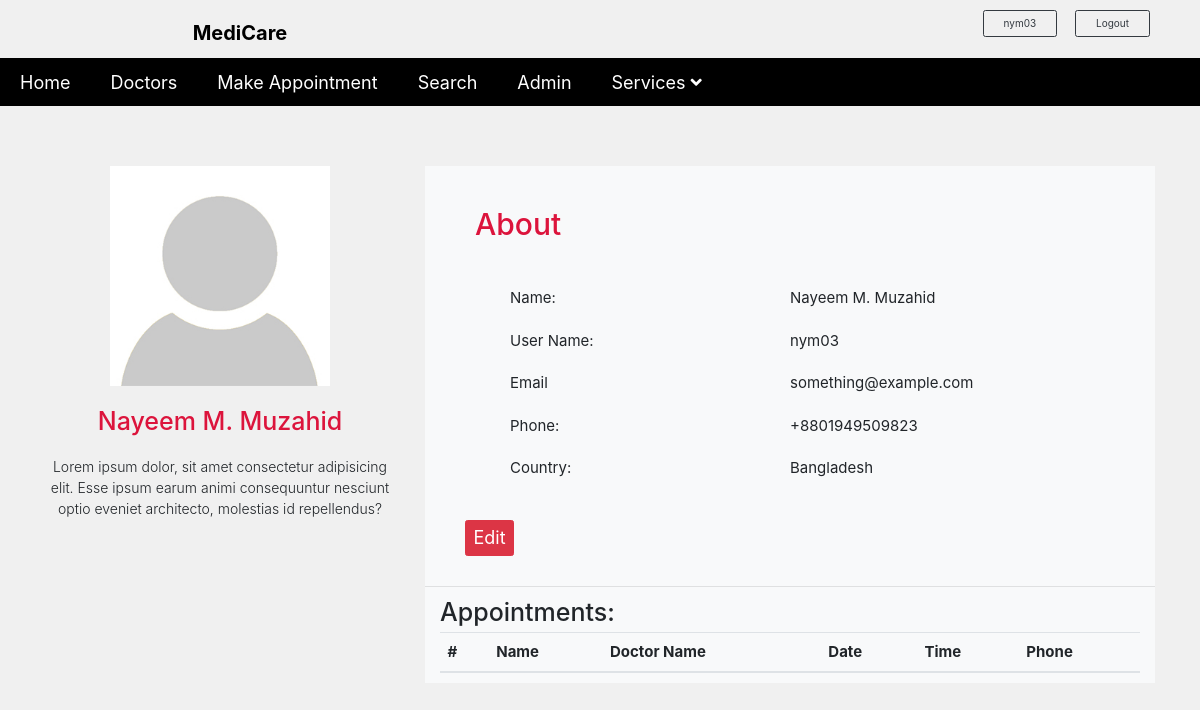
Before: /userProfile.php (signed in) with the older database file.
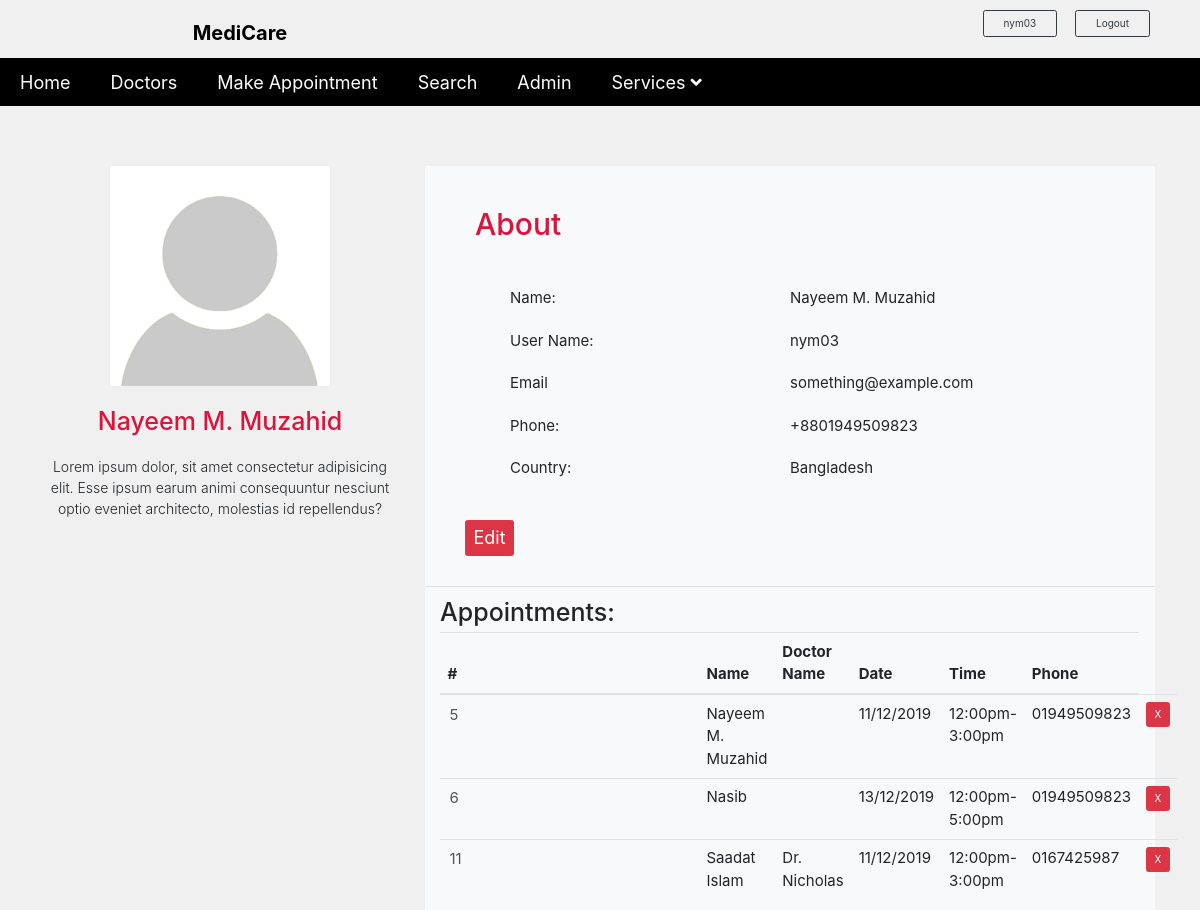
After: the same page with the newer database file.
### tables this page shows
CREATE TABLE `users` (
  `userID` int(255) NOT NULL,
  `userFullName` varchar(255) NOT NULL,
  `userName` varchar(255) NOT NULL,
  `userEmail` varchar(255) NOT NULL,
  `userPassword` varchar(255) NOT NULL,
  `userPhone` varchar(255) NOT NULL,
  `userImg` varchar(255) NOT NULL
);

CREATE TABLE `appointment` (
  `ID` int(255) NOT NULL,
  `user_fullname` varchar(255) NOT NULL,
  `doc_Name` varchar(255) NOT NULL,
  `docDate` varchar(255) NOT NULL,
  `docTime` varchar(255) NOT NULL,
  `userEmail` varchar(255) NOT NULL,
  `userPhone` varchar(255) NOT NULL,
  `userDescription` varchar(255) NOT NULL,
  `userID` int(255) NOT NULL,
  `doc_ID` int(255) NOT NULL
);

### userProfile.php (the view, shortened to what this page needs)
<?php
require 'includes/dbh.inc.php';
if (isset($_SESSION['username']) == true) {
    $userID = $_SESSION['username'];
    $query = "SELECT * from users WHERE username ='$userID'; ";
    $result3 = mysqli_query($conn, $query);
    $row = mysqli_fetch_array($result3);
    $id = $row['userID'];
    $query2 = "SELECT * from appointment where userID=$id";
    $result4 = mysqli_query($conn, $query2);
    $userQuery = "SELECT * FROM users where userID=$id";
    if ($userResult = mysqli_query($conn, $userQuery)) {
        $userRow = mysqli_fetch_assoc($userResult);
        ?>
<!DOCTYPE html>
<html lang="en">
<head>
    <link rel="stylesheet" href="css/all.min.css" />
    <link rel="stylesheet" href="css/bootstrap.min.css" />
    <link rel="stylesheet" href="css/owl.carousel.css" />
    <link rel="stylesheet" href="css/owl.theme.default.min.css" />
    <link rel="stylesheet" href="css/index.css" type="text/css" />
    <link rel="stylesheet" href="css/index1Res.css" type="text/css" />
    <link rel="stylesheet" href="css/userProfile.css" type="text/css">
</head>
<body>
    <header class="header-area">
        <?php include 'logo.inc.php' ?>
    </header>
    <section class="users">
        <div class="container">
            <div class="row mt-5 pt-5">
                <div class="col-md-4 ">
                    <div class="userImg text-sm-center text-center">
                        <img src="img/author.jpg" alt="user">
                        <h4><?php echo $userRow['userFullName'] ?></h4>
                        <p class="lead mb-5">Lorem ipsum dolor, sit amet consectetur adipisicing elit. Esse ipsum earum animi consequuntur nesciunt optio eveniet architecto, molestias id repellendus?</p>
                    </div>
                </div>
                <div class="col-md-8">
                    <div class="userProfile bg-light">
                        <div class="row ">
                            <div class="col-md-12 ">
                                <h4 class="aboutHeader">About</h4>
                                <div class="userProfileInfo">
                                    <div class="row">
                                        <div class="col-md-6 col-sm-6 col-6 userProfileInfoMargin1">
                                            <div class="userProfileTag">
                                                <p class="userFullName">Name:
                                                </p>
                                                <p class="userName">User Name:</p>
                                                <p class="userEmail">Email </p>
                                                <p class="userPhone">Phone: </p>
                                                <p class="userPhone">
                                                    Country:
                                                </p>
                                            </div>
                                        </div>
                                        <div class="col-md-6 col-sm-6 col-6 userProfileInfoMargin2">
                                            <div class="userProfileTagValue">
                                                <p class="userFullName"><?php echo $userRow['userFullName'] ?>
                                                </p>
                                                <p class="userName"><?php echo $userRow['userName'] ?></p>
                                                <p class="userEmail"><?php echo $userRow['userEmail'] ?></p>
                                                <p class="userPhone">+8801949509823 </p>
                                                <p class="userPhone">
                                                    Bangladesh
                                                </p>
                                            </div>
                                        </div>
                                    </div>
                                    <div class="edit">
                                        <a href="#" class="btn btn-danger editButton">Edit</a>
                                    </div>
                                    <hr>
                                    <?php } ?>
                                </div>
                                <div class="col-md-12">
                                    <h1>Appointments: </h1>
                                    <div class="table-responsive-sm table-responsive-md table-responsive-lg">
                                        <table class="table tableInfo">
                                            <thead>
                                                <tr>
                                                    <th scope="col">#</th>
                                                    <th scope="col">Name</th>
                                                    <th scope="col">Doctor Name</th>
                                                    <th scope="col">Date</th>
                                                    <th scope="col">Time</th>
                                                    <th scope="col">Phone</th>
                                                </tr>
                                            </thead>
                                            <tbody>
                                                <?php while ($rowCount = mysqli_fetch_array($result4)) { ?>
                                                <tr>
                                                <form action='includes/deleteAppoint.inc.php' method=POST>
                                                    <td><input type="text" name="id" value="<?php echo $rowCount['ID'] ?>"disabled="disabled">
                                                    </td>
                                                    <td><?php echo $rowCount['user_fullname'] ?></td>
                                                    <td><?php echo $rowCount['doc_Name'] ?></td>
                                                    <td><?php echo $rowCount['docDate'] ?></td>
                                                    <td><?php echo $rowCount['docTime'] ?></td>
                                                    <td><?php echo $rowCount['userPhone'] ?></td>
                                                    <td>
                                                    <input class="btn btn-danger" type="submit" name="submit" value="X"></td>
                                                    </form>
                                                </tr>
                                                <?php } ?>
                                            </tbody>
                                        </table>
                                    </div>
                                </div>
                            </div>
                        </div>
                    </div>
                </div>
            </div>
        </div>
        <?php } ?>
    </section>
</body>
</html>

### logo.inc.php
<body>
    <div class="logo-bar">
        <div class="logo"><a href="index.php">MediCare</a></div>
        <div class="signin text-right">
            <?php
            if (isset($_SESSION['username'])) {
                include 'includes/dbh.inc.php';
                $user = $_SESSION['username'];
                $query = "SELECT * FROM users WHERE username ='$user';";
                $result = mysqli_query($conn, $query);
                $row = mysqli_fetch_array($result);
                $userName = $row['userName'];
                echo '<a href="userProfile.php" class="btn btn-outline-dark ">' . $userName . ' </a>
          <a href="includes/logout.inc.php" class="btn btn-outline-dark"> Logout</a>';
            } else if(isset($_SESSION['name'])){
                echo '<a href="userProfile.php" class="btn btn-outline-dark ">' . $_SESSION['name'] . ' </a>
                <a href="includes/logout.inc.php" class="btn btn-outline-dark"> Logout</a>';
            }
            else {
                echo ' <a href="login.php" class="btn btn-outline-dark "> Login</a>
              <a href="signup.php" class="btn btn-outline-dark"> Register</a>';
            }
            ?>
        </div>
    </div>
    <?php include 'menu.inc.php'; ?>

### menu.inc.php (shortened to what this page needs)
<!DOCTYPE html>
<html lang="en">
<head>
</head>
<body>
  <div class="menu-search">
    <nav class="main-menu">
      <ul class="text-center">
        <li><a href="index.php">home</a></li>
        <li><a href="doctorList.php">doctors</a></li>
        <li>
          <a href="doctorList.php">make appointment</a>
        </li>
        <li>
          <a href="search.php">search</a>
        </li>
        <li><a href="Alogin.php">admin</a></li>
        <li><a href="javascript:void(0)">Services</a>
        </li>
      </ul>
    </nav>
  </div>
</body>
</html>

### css/index.css (style rules this page uses)
body { margin: 0; padding: 0; }
.header-area .logo-bar { overflow: hidden; padding: 10px 0; border-bottom: 1px solid black; overflow: hidden; }
.header-area .logo-bar .logo { float: left; width: 40%; text-align: center; }
.header-area .logo-bar .logo a { text-decoration: none; color: black; display: inline-block; margin-top: 8px; font-size: 20px; font-weight: bold; }
.header-area .logo-bar .signin { float: right; width: 60%; }
.header-area .logo-bar .signin a:last-child { margin-right: 50px; }
.header-area .logo-bar .signin .btn { margin-left: 15px; padding: 5px 20px; }
.main-menu { background-color: #000; }
.main-menu ul { list-style: none; padding: 0; margin: 0; }
.main-menu ul li { float: left; position: relative; z-index: 100000; }
.main-menu::after { content: ' '; display: block; clear: both; }
.main-menu ul li a { display: block; text-decoration: none; color: #fff; padding: 10px 20px; text-transform: capitalize; font-size: 18px; }

### css/userProfile.css (style rules this page uses)
body { padding: 0; margin: 0; background-color: #F0F0F0; }
html { font-size: 10px; }
.userImg img { width: 22rem; height: 22rem; }
.userImg h4 { font-size: 2.5rem; margin: 2rem 0; color: crimson; }
.userImg p { font-size: 1.4rem; }
.userProfileInfoMargin1 { padding-left: 10rem; }
.userProfileInfoMargin2 { padding-left: 0rem; }
.userProfile .aboutHeader { font-size: 3rem; padding: 4rem 0 2rem 5rem; color: crimson; }
.userProfileInfo .userFullName { font-size: 1.5rem; margin: 2rem 0; }
.userProfileInfo .userName { font-size: 1.5rem; margin-bottom: 2rem; }
.userProfileInfo .userEmail { font-size: 1.5rem; margin-bottom: 2rem; }
.userProfileInfo .userPhone { font-size: 1.5rem; margin-bottom: 2rem; }
.edit .editButton { display: inline-block; margin: 2rem 0 2rem 4rem; font-size: 1.8rem; }
.tableInfo { font-size: 1.5rem; }

### userProfile.php (style rules this page uses)
input { background-color: #F8F9FA; border: none; }

Changed rows visible on the page:
added appointment: id "5", user_fullname "Nayeem M. Muzahid", docDate "11/12/2019", docTime "12:00pm-3:00pm", userPhone "01949509823"
added appointment: id "6", user_fullname "Nasib", docDate "13/12/2019", docTime "12:00pm-5:00pm", userPhone "01949509823"
added appointment: id "11", user_fullname "Saadat Islam", doc_Name "Dr. Nicholas", docDate "11/12/2019", docTime "12:00pm-3:00pm", userPhone "0167425987"
